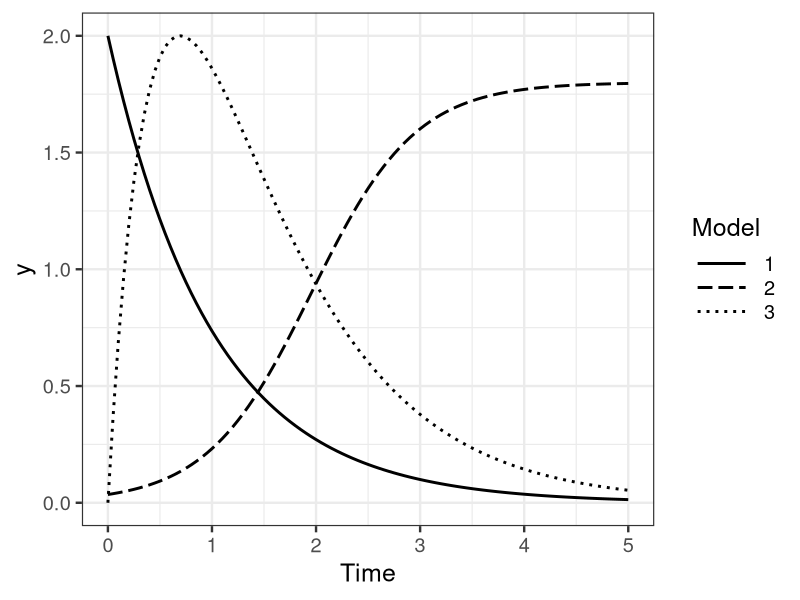

Source code (R):
library(ggplot2)

p <- ggplot(data=data.frame(X=c(0,5)), aes(x=X)) +
  theme_bw(base_size=18) + theme(legend.key.width=grid::unit(3,'line')) +
  stat_function(fun=function(x) 2*exp(-1*x), aes(linetype='1'), size=1) +
  stat_function(fun=function(x) 1.8/(1+50*exp(-2*x)), aes(linetype='2'), size=1) +
  stat_function(fun=function(x) 8*(exp(-x) - exp(-2*x)), aes(linetype='3'), size=1) +
  scale_linetype_manual(values=c('solid', '52', '12')) +
  labs(linetype='Model', x='Time', y='y')
ggsave(file='output/fig7-7.png', plot=p, dpi=300, w=5, h=3)
